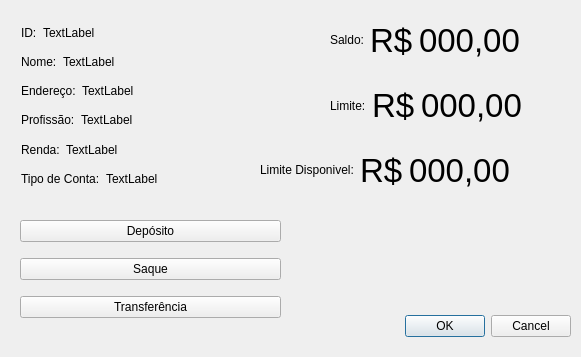
<?xml version="1.0" encoding="UTF-8"?>
<ui version="4.0">
 <class>consultaCliente</class>
 <widget class="QDialog" name="consultaCliente">
  <property name="geometry">
   <rect>
    <x>0</x>
    <y>0</y>
    <width>581</width>
    <height>357</height>
   </rect>
  </property>
  <property name="windowTitle">
   <string>Dialog</string>
  </property>
  <widget class="QDialogButtonBox" name="buttonBox">
   <property name="geometry">
    <rect>
     <x>400</x>
     <y>310</y>
     <width>171</width>
     <height>32</height>
    </rect>
   </property>
   <property name="orientation">
    <enum>Qt::Horizontal</enum>
   </property>
   <property name="standardButtons">
    <set>QDialogButtonBox::Cancel|QDialogButtonBox::Ok</set>
   </property>
  </widget>
  <widget class="QWidget" name="layoutWidget">
   <property name="geometry">
    <rect>
     <x>20</x>
     <y>210</y>
     <width>261</width>
     <height>121</height>
    </rect>
   </property>
   <layout class="QVBoxLayout" name="verticalLayout_3">
    <item>
     <widget class="QPushButton" name="btn_deposito">
      <property name="text">
       <string>Depósito</string>
      </property>
     </widget>
    </item>
    <item>
     <widget class="QPushButton" name="btn_saque">
      <property name="text">
       <string>Saque</string>
      </property>
     </widget>
    </item>
    <item>
     <widget class="QPushButton" name="btn_transferencia">
      <property name="text">
       <string>Transferência</string>
      </property>
     </widget>
    </item>
   </layout>
  </widget>
  <widget class="QWidget" name="layoutWidget">
   <property name="geometry">
    <rect>
     <x>21</x>
     <y>21</y>
     <width>218</width>
     <height>169</height>
    </rect>
   </property>
   <layout class="QVBoxLayout" name="verticalLayout">
    <item>
     <layout class="QHBoxLayout" name="horizontalLayout">
      <item>
       <widget class="QLabel" name="label_2">
        <property name="text">
         <string>ID:</string>
        </property>
       </widget>
      </item>
      <item>
       <widget class="QLabel" name="txt_id">
        <property name="text">
         <string>TextLabel</string>
        </property>
       </widget>
      </item>
      <item>
       <spacer name="horizontalSpacer_7">
        <property name="orientation">
         <enum>Qt::Horizontal</enum>
        </property>
        <property name="sizeHint" stdset="0">
         <size>
          <width>40</width>
          <height>20</height>
         </size>
        </property>
       </spacer>
      </item>
     </layout>
    </item>
    <item>
     <layout class="QHBoxLayout" name="horizontalLayout_2">
      <item>
       <widget class="QLabel" name="label">
        <property name="text">
         <string>Nome:</string>
        </property>
       </widget>
      </item>
      <item>
       <widget class="QLabel" name="txt_nome">
        <property name="text">
         <string>TextLabel</string>
        </property>
       </widget>
      </item>
      <item>
       <spacer name="horizontalSpacer">
        <property name="orientation">
         <enum>Qt::Horizontal</enum>
        </property>
        <property name="sizeHint" stdset="0">
         <size>
          <width>40</width>
          <height>20</height>
         </size>
        </property>
       </spacer>
      </item>
     </layout>
    </item>
    <item>
     <layout class="QHBoxLayout" name="horizontalLayout_3">
      <item>
       <widget class="QLabel" name="label_3">
        <property name="text">
         <string>Endereço:</string>
        </property>
       </widget>
      </item>
      <item>
       <widget class="QLabel" name="txt_endereco">
        <property name="text">
         <string>TextLabel</string>
        </property>
       </widget>
      </item>
      <item>
       <spacer name="horizontalSpacer_2">
        <property name="orientation">
         <enum>Qt::Horizontal</enum>
        </property>
        <property name="sizeHint" stdset="0">
         <size>
          <width>40</width>
          <height>20</height>
         </size>
        </property>
       </spacer>
      </item>
     </layout>
    </item>
    <item>
     <layout class="QHBoxLayout" name="horizontalLayout_4">
      <item>
       <widget class="QLabel" name="label_4">
        <property name="text">
         <string>Profissão:</string>
        </property>
       </widget>
      </item>
      <item>
       <widget class="QLabel" name="txt_profissao">
        <property name="text">
         <string>TextLabel</string>
        </property>
       </widget>
      </item>
      <item>
       <spacer name="horizontalSpacer_3">
        <property name="orientation">
         <enum>Qt::Horizontal</enum>
        </property>
        <property name="sizeHint" stdset="0">
         <size>
          <width>40</width>
          <height>20</height>
         </size>
        </property>
       </spacer>
      </item>
     </layout>
    </item>
    <item>
     <layout class="QHBoxLayout" name="horizontalLayout_5">
      <item>
       <widget class="QLabel" name="label_5">
        <property name="text">
         <string>Renda:</string>
        </property>
       </widget>
      </item>
      <item>
       <widget class="QLabel" name="txt_renda">
        <property name="text">
         <string>TextLabel</string>
        </property>
       </widget>
      </item>
      <item>
       <spacer name="horizontalSpacer_4">
        <property name="orientation">
         <enum>Qt::Horizontal</enum>
        </property>
        <property name="sizeHint" stdset="0">
         <size>
          <width>40</width>
          <height>20</height>
         </size>
        </property>
       </spacer>
      </item>
     </layout>
    </item>
    <item>
     <layout class="QHBoxLayout" name="horizontalLayout_6">
      <item>
       <widget class="QLabel" name="label_6">
        <property name="text">
         <string>Tipo de Conta:</string>
        </property>
       </widget>
      </item>
      <item>
       <widget class="QLabel" name="txt_tipoConta">
        <property name="text">
         <string>TextLabel</string>
        </property>
       </widget>
      </item>
      <item>
       <spacer name="horizontalSpacer_6">
        <property name="orientation">
         <enum>Qt::Horizontal</enum>
        </property>
        <property name="sizeHint" stdset="0">
         <size>
          <width>40</width>
          <height>20</height>
         </size>
        </property>
       </spacer>
      </item>
     </layout>
    </item>
   </layout>
  </widget>
  <widget class="QWidget" name="layoutWidget">
   <property name="geometry">
    <rect>
     <x>330</x>
     <y>10</y>
     <width>484</width>
     <height>125</height>
    </rect>
   </property>
   <layout class="QVBoxLayout" name="verticalLayout_2">
    <item>
     <layout class="QHBoxLayout" name="horizontalLayout_7">
      <item>
       <widget class="QLabel" name="label_saldo">
        <property name="text">
         <string>Saldo:</string>
        </property>
       </widget>
      </item>
      <item>
       <widget class="QLabel" name="label_rssaldo">
        <property name="font">
         <font>
          <pointsize>25</pointsize>
         </font>
        </property>
        <property name="text">
         <string>R$</string>
        </property>
       </widget>
      </item>
      <item>
       <widget class="QLabel" name="txt_saldo">
        <property name="font">
         <font>
          <pointsize>25</pointsize>
         </font>
        </property>
        <property name="text">
         <string>000,00</string>
        </property>
       </widget>
      </item>
      <item>
       <spacer name="horizontalSpacer_5">
        <property name="orientation">
         <enum>Qt::Horizontal</enum>
        </property>
        <property name="sizeHint" stdset="0">
         <size>
          <width>40</width>
          <height>20</height>
         </size>
        </property>
       </spacer>
      </item>
     </layout>
    </item>
    <item>
     <layout class="QHBoxLayout" name="horizontalLayout_8">
      <item>
       <widget class="QLabel" name="label_limite">
        <property name="text">
         <string>Limite:</string>
        </property>
       </widget>
      </item>
      <item>
       <widget class="QLabel" name="label_rslimite">
        <property name="font">
         <font>
          <pointsize>25</pointsize>
         </font>
        </property>
        <property name="text">
         <string>R$</string>
        </property>
       </widget>
      </item>
      <item>
       <widget class="QLabel" name="txt_limite">
        <property name="font">
         <font>
          <pointsize>25</pointsize>
         </font>
        </property>
        <property name="text">
         <string>000,00</string>
        </property>
       </widget>
      </item>
      <item>
       <spacer name="horizontalSpacer_8">
        <property name="orientation">
         <enum>Qt::Horizontal</enum>
        </property>
        <property name="sizeHint" stdset="0">
         <size>
          <width>40</width>
          <height>20</height>
         </size>
        </property>
       </spacer>
      </item>
     </layout>
    </item>
   </layout>
  </widget>
  <widget class="QWidget" name="">
   <property name="geometry">
    <rect>
     <x>260</x>
     <y>140</y>
     <width>315</width>
     <height>60</height>
    </rect>
   </property>
   <layout class="QHBoxLayout" name="horizontalLayout_10">
    <item>
     <layout class="QHBoxLayout" name="horizontalLayout_9">
      <item>
       <widget class="QLabel" name="label_limiteDisp">
        <property name="text">
         <string>Limite Disponivel:</string>
        </property>
       </widget>
      </item>
      <item>
       <widget class="QLabel" name="label_rslimiteDisp">
        <property name="font">
         <font>
          <pointsize>25</pointsize>
         </font>
        </property>
        <property name="text">
         <string>R$</string>
        </property>
       </widget>
      </item>
     </layout>
    </item>
    <item>
     <widget class="QLabel" name="txt_limiteDisp">
      <property name="font">
       <font>
        <pointsize>25</pointsize>
       </font>
      </property>
      <property name="text">
       <string>000,00</string>
      </property>
     </widget>
    </item>
    <item>
     <spacer name="horizontalSpacer_9">
      <property name="orientation">
       <enum>Qt::Horizontal</enum>
      </property>
      <property name="sizeHint" stdset="0">
       <size>
        <width>40</width>
        <height>20</height>
       </size>
      </property>
     </spacer>
    </item>
   </layout>
  </widget>
 </widget>
 <resources/>
 <connections>
  <connection>
   <sender>buttonBox</sender>
   <signal>accepted()</signal>
   <receiver>consultaCliente</receiver>
   <slot>accept()</slot>
   <hints>
    <hint type="sourcelabel">
     <x>248</x>
     <y>254</y>
    </hint>
    <hint type="destinationlabel">
     <x>157</x>
     <y>274</y>
    </hint>
   </hints>
  </connection>
  <connection>
   <sender>buttonBox</sender>
   <signal>rejected()</signal>
   <receiver>consultaCliente</receiver>
   <slot>reject()</slot>
   <hints>
    <hint type="sourcelabel">
     <x>316</x>
     <y>260</y>
    </hint>
    <hint type="destinationlabel">
     <x>286</x>
     <y>274</y>
    </hint>
   </hints>
  </connection>
 </connections>
</ui>
